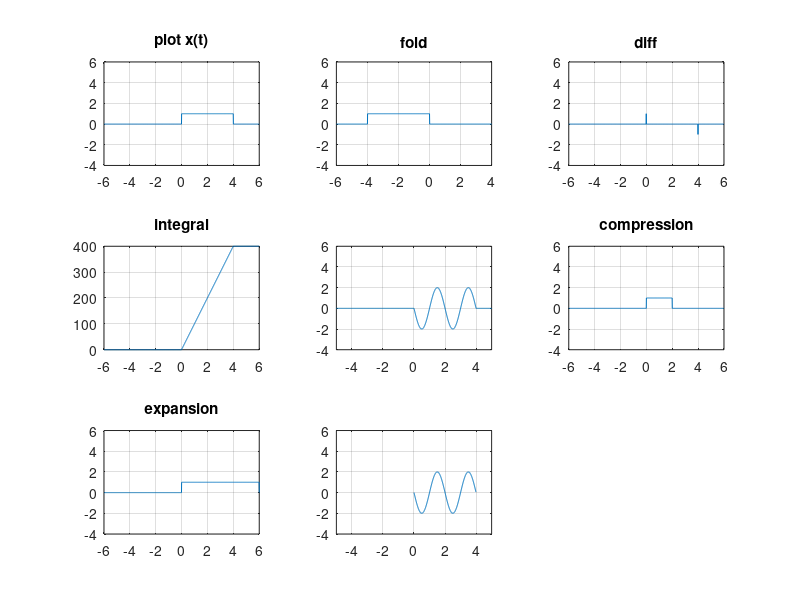

Here is the MATLAB script that generated this plot:
clc
clear all
close all
%%
t=-6:0.01:6;
u1=1.*(t>=0);
u2=1.*(t>=4);
u3=u1-u2;
subplot(331)
plot(t,u3)
title('plot x(t)')
axis([-6 6 -4 6])
grid on;
%%
subplot(332)
plot(-t,u3)
title('fold')
axis([-6 4 -4 6])
grid on;
%%
u4=diff(u3);
subplot(333)
plot(t(:,1:length(u4)),u4)
title('diff')
axis([-6 6 -4 6])
grid on;
%%
u5=cumsum(u3);
subplot(334)
plot(t,u5)
title('integral')
grid on;
%%
f=0.5;
y=(-2)*sin(2*pi*f*t);
u6=y.*(u3);
subplot(335)
plot(t,u6)
axis([-5 5 -4 6])
grid on;
%%
u7=1.*(t*2>=0)-1.*(t*2>=4);
subplot(336)
plot(t,u7)
axis([-6 6 -4 6])
title('compression')
grid on;
%%
u8=1.*(t/1.5>=0)-1.*(t/1.5>=4);
subplot(337)
plot(t,u8)
axis([-6 6 -4 6])
title('expansion')
grid on;
%% 
u9=y./(u3);
subplot(338)
plot(t,u9)
axis([-5 5 -4 6])
grid on;